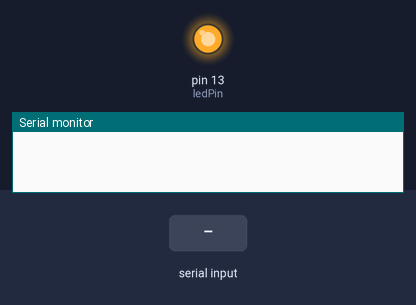
A sketch run on a simulated Arduino Uno, built with avr-gcc and run on an emulated ATmega328P. On the bench: output pins drawn as LEDs (lit = HIGH), the last lines printed to the serial monitor. Dashed ring = blinking. The inputs (shaded band) are chosen by the test bench.

Above: at 1.2 s.
1.3 s: "90,45\n" received over Serial
At 1.8 s:
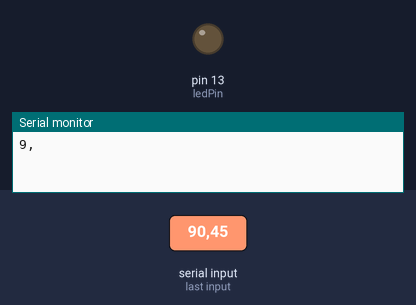
2.8 s: "5\n" received over Serial
At 5.5 s:
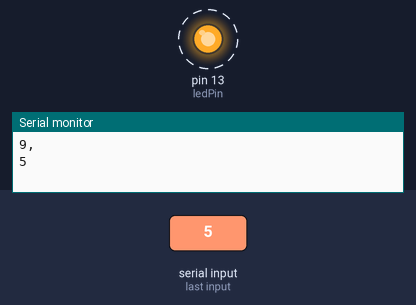
Timing chart, 0 to 11.3 s (numbered marks = the images above; inputs shaded):
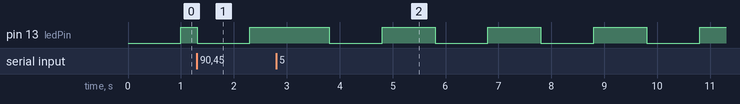

Measured:
- after the input at 1.3 s, pin 13 (ledPin): HIGH → LOW after 0.01 s instead of 0.70 s

The sketch:

SerialReadTest_Ints.ino
```cpp
int data;

const int ledPin =  13;

int ledState = LOW;
unsigned long previousMillis = 0;
int interval = 1000;

void setup()
{
  Serial.begin(9600);
  pinMode(13, OUTPUT);
}

void loop()
{
  if (Serial.available())
  {
    Serial.write(Serial.read());
    interval = 1000 / Serial.parseInt();
    Serial.flush();
  }

  else
  {
    interval = 1000;
  }

  Blink();
}

void Blink()
{
  unsigned long currentMillis = millis();

  if (currentMillis - previousMillis >= interval)
  {
    previousMillis = currentMillis;

    if (ledState == LOW)
    {
      ledState = HIGH;
    }

    else
    {
      ledState = LOW;
    }

    digitalWrite(ledPin, ledState);
  }
}
```
